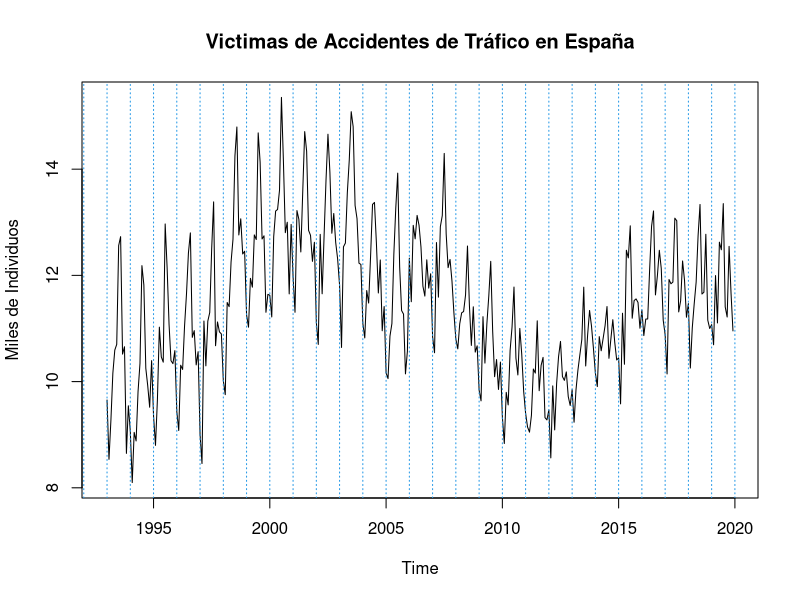
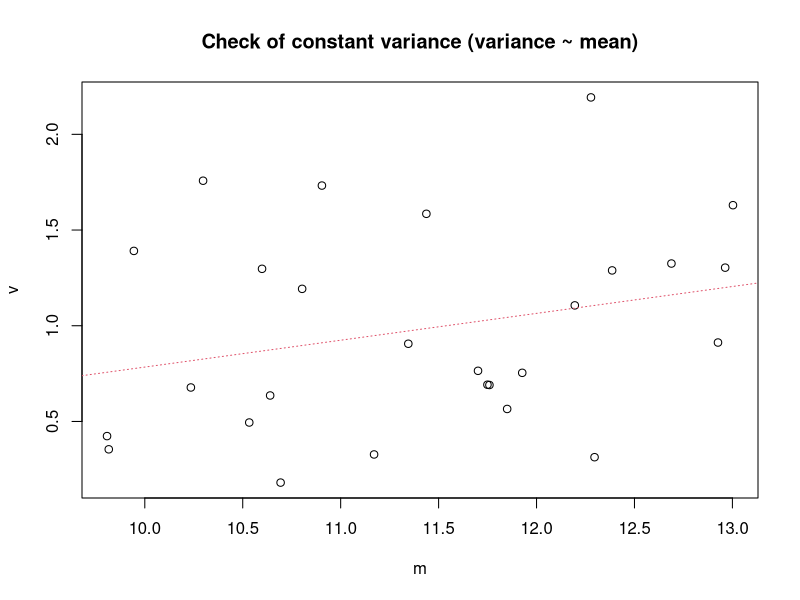
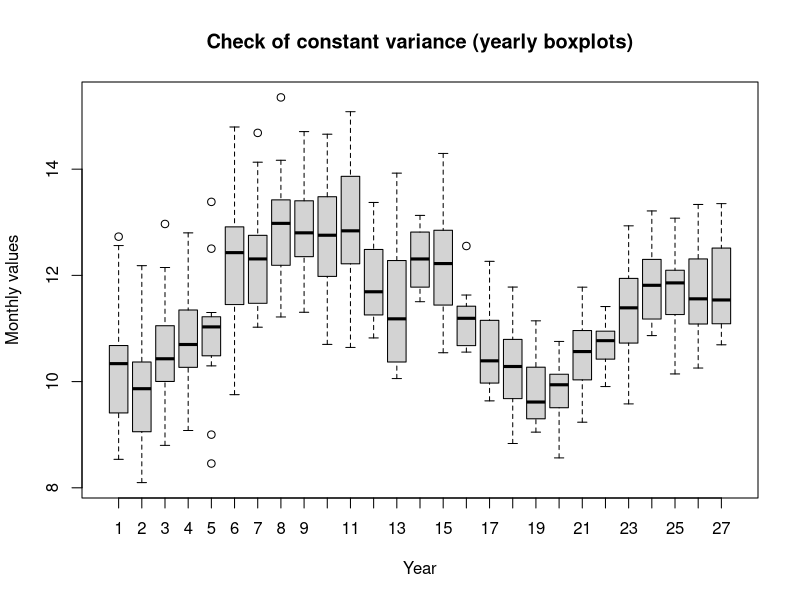
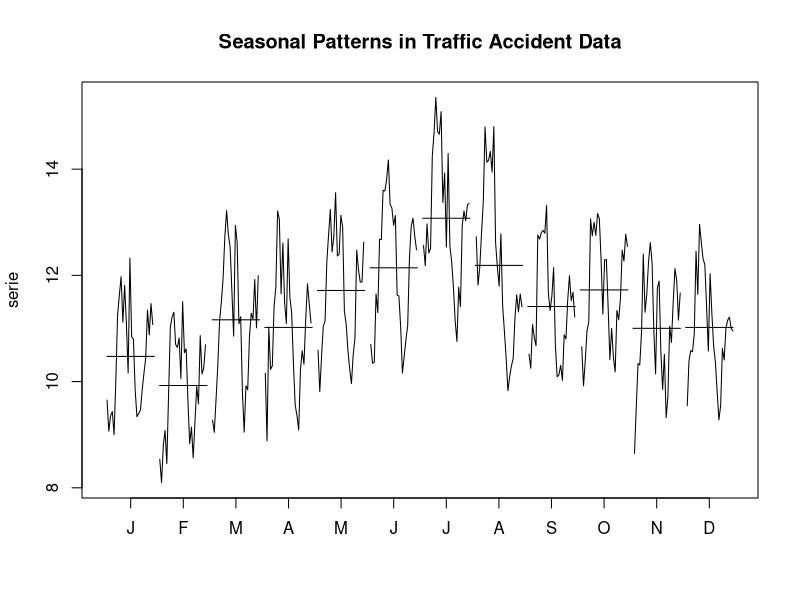
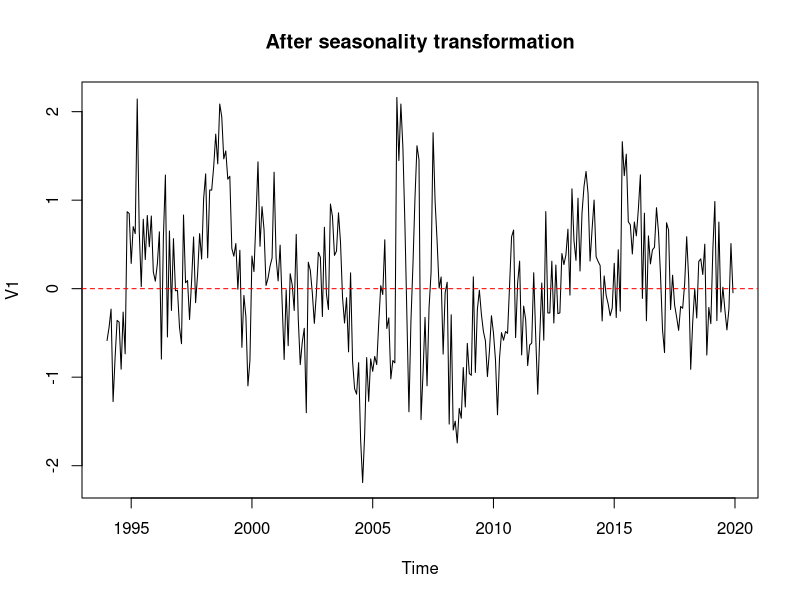
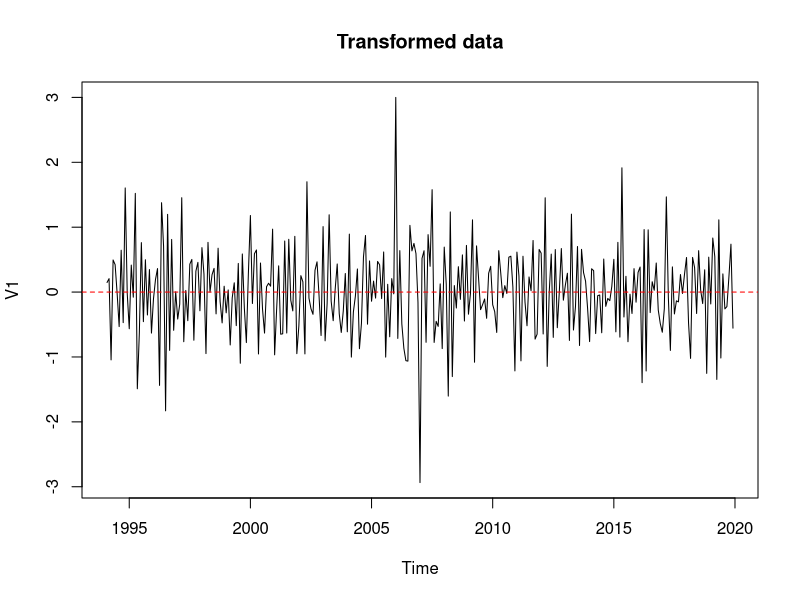
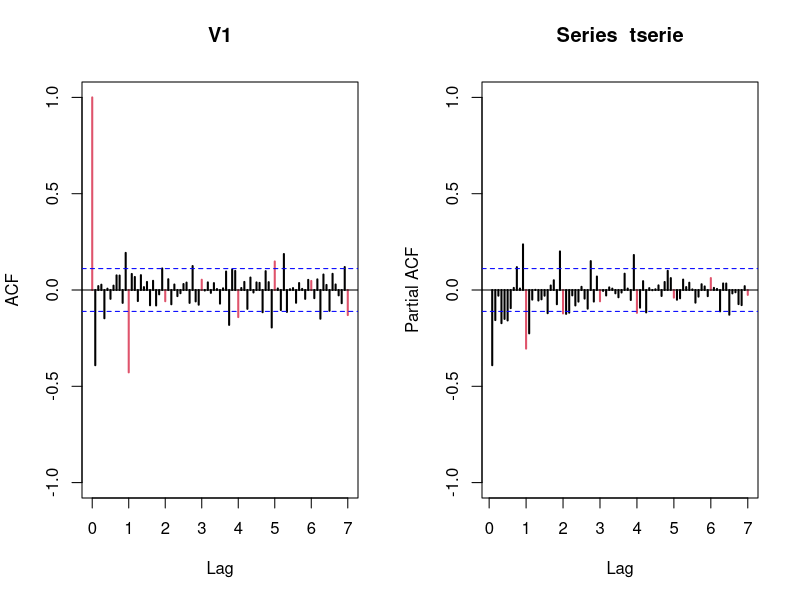
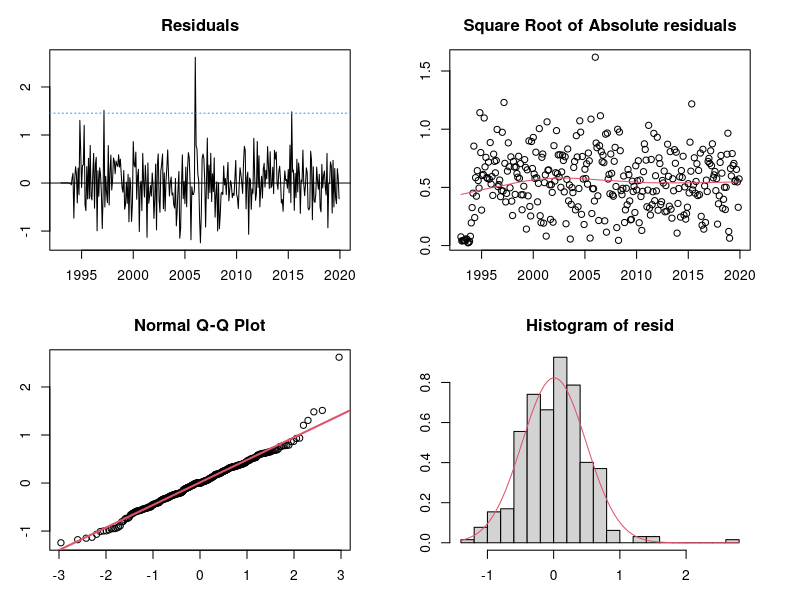

The R script that drew these images, in order:
## ---- chunk 1
#knitr::opts_chunk$set(echo = TRUE)
#setwd("~/uni_folder/ASM/asm_time_series/")
## ---- chunk 2
par(mfrow=c(1,1))
serie=ts(read.table("victimas.dat")/1000,start=1993,freq=12)
plot(serie, main="Victimas de Accidentes de Tráfico en España", ylab="Miles de Individuos")
abline(v=1992:2020,lty=3,col=4)
## ---- chunk 3
(m <- apply (matrix(serie[1:(27*12)], nr=12),2, mean)) # to check for constant variance
(v <- apply (matrix(serie[1:(27*12)], nr=12),2, var))
## ---- chunk 4
par(mfrow=c(1,1))
plot(v~m, main = "Check of constant variance (variance ~ mean)")
abline(lm(v~m),col=2,lty=3)

group <- c(rep(1:27, rep(12, 27)))
boxplot(serie ~ group,
        xlab = "Year",
        ylab = "Monthly values",
        main = "Check of constant variance (yearly boxplots)")
## ---- chunk 5
monthplot(serie, main = "Seasonal Patterns in Traffic Accident Data")
## ---- chunk 6
d12serie=diff(serie,12)
plot(d12serie, main = "After seasonality transformation")
abline(h=0, col='red', lty=2)
## ---- chunk 7
d1d12serie=diff(d12serie,1)
## ---- chunk 8
# Calculate variances for different transformations
var_original = var(serie)
var_seasonal_diff = var(d12serie)
var_regular_diff = var(d1d12serie)
var_two_regular_diff = var(diff(d1d12serie))

# Output the variances
cat("Variance of original data:", var_original, "\n")
cat("Variance after seasonal differencing:", var_seasonal_diff, "\n")
cat("Variance after one regular differencing:", var_regular_diff, "\n")
cat("Variance after two regular differencing:", var_two_regular_diff, "\n")

## ---- chunk 9
plot(d1d12serie, main = "Transformed data") 
abline(h=0, col='red', lty=2)
## ---- chunk 10
tserie <- d1d12serie #transformed serie is new name
## ---- chunk 11
par(mfrow=c(1,2))
acf(tserie,ylim=c(-1,1),col=c(2,rep(1,11)),lwd=2,lag.max=84)
pacf(tserie,ylim=c(-1,1),col=c(rep(1,11),2),lwd=2,lag.max=84)
## ---- chunk 12
#################Validation#################################
validation=function(model){
  s=frequency(get(model$series))
  resid=model$residuals
  par(mfrow=c(2,2),mar=c(3,3,3,3))
  #Residuals plot
  plot(resid,main="Residuals")
  abline(h=0)
  abline(h=c(-3*sd(resid),3*sd(resid)),lty=3,col=4)
  #Square Root of absolute values of residuals (Homocedasticity)
  scatter.smooth(sqrt(abs(resid)),main="Square Root of Absolute residuals",
                 lpars=list(col=2))
  
  #Normal plot of residuals
  qqnorm(resid)
  qqline(resid,col=2,lwd=2)
  
  ##Histogram of residuals with normal curve
  hist(resid,breaks=20,freq=FALSE)
  curve(dnorm(x,mean=mean(resid),sd=sd(resid)),col=2,add=T)
  
  
  #ACF & PACF of residuals
  par(mfrow=c(1,2))
  acf(resid,ylim=c(-1,1),lag.max=60,col=c(2,rep(1,s-1)),lwd=1)
  pacf(resid,ylim=c(-1,1),lag.max=60,col=c(rep(1,s-1),2),lwd=1)
  par(mfrow=c(1,1))
  
  #Ljung-Box p-values
  par(mar=c(2,2,1,1))
  tsdiag(model,gof.lag=7*s)
  cat("\n--------------------------------------------------------------------\n")
  print(model)
  
  #Stationary and Invertible
  cat("\nModul of AR Characteristic polynomial Roots: ", 
      Mod(polyroot(c(1,-model$model$phi))),"\n")
  cat("\nModul of MA Characteristic polynomial Roots: ",
      Mod(polyroot(c(1,model$model$theta))),"\n")
  
  suppressMessages(require(forecast,quietly=TRUE,warn.conflicts=FALSE))
  plot(model)
  
  #Model expressed as an MA infinity (psi-weights)
  psis=ARMAtoMA(ar=model$model$phi,ma=model$model$theta,lag.max=36)
  names(psis)=paste("psi",1:36)
  cat("\nPsi-weights (MA(inf))\n")
  cat("\n--------------------\n")
  print(psis[1:24])
  
  #Model expressed as an AR infinity (pi-weights)
  pis=-ARMAtoMA(ar=-model$model$theta,ma=-model$model$phi,lag.max=36)
  names(pis)=paste("pi",1:36)
  cat("\nPi-weights (AR(inf))\n")
  cat("\n--------------------\n")
  print(pis[1:24])
   
  cat("\nDescriptive Statistics for the Residuals\n")
  cat("\n----------------------------------------\n") 
  
  suppressMessages(require(fBasics,quietly=TRUE,warn.conflicts=FALSE))
  ##Anderson-Darling test
  print(basicStats(resid))
  
  ## Add here complementary tests (use with caution!)
  ##---------------------------------------------------------
  cat("\nNormality Tests\n")
  cat("\n--------------------\n")
 
  ##Shapiro-Wilks Normality test
  print(shapiro.test(resid))

  suppressMessages(require(nortest,quietly=TRUE,warn.conflicts=FALSE))
  ##Anderson-Darling test
  print(ad.test(resid))
  
  suppressMessages(require(tseries,quietly=TRUE,warn.conflicts=FALSE))
  ##Jarque-Bera test
  print(jarque.bera.test(resid))
  
  cat("\nHomoscedasticity Test\n")
  cat("\n--------------------\n")
  suppressMessages(require(lmtest,quietly=TRUE,warn.conflicts=FALSE))
  ##Breusch-Pagan test
  obs=get(model$series)
  print(bptest(resid~I(obs-resid)))
  
  cat("\nIndependence Tests\n")
  cat("\n--------------------\n")
  
  ##Durbin-Watson test
  print(dwtest(resid~I(1:length(resid))))
  
  ##Ljung-Box test
  cat("\nLjung-Box test\n")
  print(t(apply(matrix(c(1:4,(1:4)*s)),1,function(el) {
    te=Box.test(resid,type="Ljung-Box",lag=el)
    c(lag=(te$parameter),statistic=te$statistic[[1]],p.value=te$p.value)})))
  
}
################# Fi Validation #################################
## ---- chunk 13
# Initialize a data frame to store the results
results <- data.frame(p = integer(),
                      i = integer(),
                      q = integer(),
                      P = integer(),
                      D = integer(),
                      Q = integer(),
                      AIC = numeric(),
                      BIC = numeric())


# Loop over possible values of P, D, Q, and period
for (p in c(0,2,6)) {          # Experiment with seasonal AR orders (e.g., 0 to 2)
  for (P in c(0,1)) {        # Seasonal differencing (typically 0 or 1)
     for (Q in 0:1) {     # Experiment with seasonal MA orders (e.g., 0 to 2)
      

        # Fit the ARIMA model with the current seasonal parameters
        mod <- arima(serie, 
                     order = c(p, 1, 1), 
                     seasonal = list(order = c(P,1,Q), period = 12))

        # Store the AIC and BIC values
        results <- rbind(results, 
                            data.frame(p = p,
                                    i = 1,
                                    q = 1,
                                    P = P,
                                    D = 1,
                                    Q = Q, 
                                    AIC = AIC(mod), 
                                    BIC = BIC(mod)))
     }
  }
}

# Sort results by AIC (or BIC) for easier interpretation
dresults <- results[order(results$AIC), ]
# Display the results
print(dresults)
## ---- chunk 14
(mod1=arima(serie,order=c(6,1,1),seasonal=list(order=c(0,1,1),period=12)))
(mod2=arima(serie,order=c(2,1,1),seasonal=list(order=c(0,1,1),period=12)))
(mod3=arima(serie,order=c(0,1,1),seasonal=list(order=c(0,1,1),period=12)))
## ---- chunk 15
validation(mod1)
## ---- chunk 16
validation(mod2)
## ---- chunk 17
validation(mod3)
## ---- chunk 18
# Correct split for training and testing
ultim <- c(2018, 12)  # Train until the end of 2018
serie_train <- window(serie, end = ultim)  # Training data (1993 to 2018)
serie_test <- window(serie, start = ultim + c(0, 1))  # Test data (2019)

# Fit models to training data
(mod1B <- arima(serie_train, order = c(6, 1, 1), seasonal = list(order = c(0, 1, 1), period = 12)))
(mod2B <- arima(serie_train, order = c(2, 1, 1), seasonal = list(order = c(0, 1, 1), period = 12)))
(mod3B <- arima(serie_train, order = c(0, 1, 1), seasonal = list(order = c(0, 1, 1), period = 12)))

# Predict for the next 12 months (2019)
pred1 <- predict(mod1B, n.ahead = 12)
pred2 <- predict(mod2B, n.ahead = 12)
pred3 <- predict(mod3B, n.ahead = 12)

# Convert predictions and standard errors into time series
pr1 <- ts(pred1$pred, start = ultim + c(0, 1), freq = 12)
se1 <- ts(pred1$se, start = ultim + c(0, 1), freq = 12)
pr2 <- ts(pred2$pred, start = ultim + c(0, 1), freq = 12)
se2 <- ts(pred2$se, start = ultim + c(0, 1), freq = 12)
pr3 <- ts(pred3$pred, start = ultim + c(0, 1), freq = 12)
se3 <- ts(pred3$se, start = ultim + c(0, 1), freq = 12)

# Compute confidence intervals for predictions
tl1 <- pr1 - 1.96 * se1
tu1 <- pr1 + 1.96 * se1
tl2 <- pr2 - 1.96 * se2
tu2 <- pr2 + 1.96 * se2
tl3 <- pr3 - 1.96 * se3
tu3 <- pr3 + 1.96 * se3

# Evaluate Prediction Errors (2019 Observations)
obs <- window(serie, start = ultim + c(0, 1))  # Observed data for 2019
error1 <- obs - window(pr1, start = ultim + c(0, 1))
error2 <- obs - window(pr2, start = ultim + c(0, 1))
error3 <- obs - window(pr3, start = ultim + c(0, 1))

# Compute Metrics for Each Model
metrics <- data.frame(
  Model = c("ARIMA(6,1,1)(0,1,1)", "ARIMA(2,1,1)(0,1,1)", "ARIMA(0,1,1)(0,1,1)"),
  RMSE = c(sqrt(mean(error1^2, na.rm = TRUE)),
           sqrt(mean(error2^2, na.rm = TRUE)),
           sqrt(mean(error3^2, na.rm = TRUE))),
  MAE = c(mean(abs(error1), na.rm = TRUE),
          mean(abs(error2), na.rm = TRUE),
          mean(abs(error3), na.rm = TRUE)),
  RMSPE = c(sqrt(mean((error1 / obs)^2, na.rm = TRUE)),
            sqrt(mean((error2 / obs)^2, na.rm = TRUE)),
            sqrt(mean((error3 / obs)^2, na.rm = TRUE))),
  MAPE = c(mean(abs(error1 / obs), na.rm = TRUE),
           mean(abs(error2 / obs), na.rm = TRUE),
           mean(abs(error3 / obs), na.rm = TRUE))
)

# Display Metrics
metrics
## ---- chunk 19
# Visualize predictions for Model 1 with Actual Data
plot(serie, xlim = c(2017, 2020), ylim = range(c(tl1, tu1, serie)),
     type = "o", col = 1, lty = 1, ylab = "Values", xlab = "Time",
     main = paste("Model ARIMA(6,1,1)(0,1,1)12"), xaxt = "n")
lines(pr1, col = 2, lty = 1, type = "o")
lines(tl1, col = 4, lty = 2)
lines(tu1, col = 4, lty = 2)
axis(1, at = c(2017, 2018, 2019, 2020), labels = c("2017", "2018", "2019", "2020"))
abline(v = c(2017, 2018, 2019, 2020), lty = 3, col = 4)

# Visualize predictions for Model 2
plot(serie, xlim = c(2017, 2020), ylim = range(c(tl2, tu2, serie)),
     type = "o", col = 1, lty = 1, ylab = "Values", xlab = "Time",
     main = paste("Model ARIMA(2,1,1)(0,1,1)12"), xaxt = "n")
lines(pr2, col = 2, lty = 1, type = "o")
lines(tl2, col = 4, lty = 2)
lines(tu2, col = 4, lty = 2)
axis(1, at = c(2017, 2018, 2019, 2020), labels = c("2017", "2018", "2019", "2020"))
abline(v = c(2017, 2018, 2019, 2020), lty = 3, col = 4)

# Visualize predictions for Model 3
plot(serie, xlim = c(2017, 2020), ylim = range(c(tl3, tu3, serie)),
     type = "o", col = 1, lty = 1, ylab = "Values", xlab = "Time",
     main = paste("Model ARIMA(0,1,1)(0,1,1)12"), xaxt = "n")
lines(pr3, col = 2, lty = 1, type = "o")
lines(tl3, col = 4, lty = 2)
lines(tu3, col = 4, lty = 2)
axis(1, at = c(2017, 2018, 2019, 2020), labels = c("2017", "2018", "2019", "2020"))
abline(v = c(2017, 2018, 2019, 2020), lty = 3, col = 4)

# Display Metrics
print(metrics, row.names = FALSE)
## ---- chunk 20
ultim <- c(2019, 12)
serie_train <- window(serie, end = ultim)
mod1B <- arima(serie_train, order = c(6, 1, 1), seasonal = list(order = c(0, 1, 1), period = 12))
pred1 <- predict(mod1B, n.ahead = 12)
pr1 <- ts(pred1$pred, start = ultim + c(0, 1), freq = 12)
se1 <- ts(pred1$se, start = ultim + c(0, 1), freq = 12)
tl1 <- pr1 - 1.96 * se1
tu1 <- pr1 + 1.96 * se1
ts.plot(serie, tl1, tu1, pr1, lty = c(1, 2, 2, 1), col = c(1, 4, 4, 2),
        xlim = c(2017, 2021), type = "o",
        main = paste("Model ARIMA(6,1,1)(0,1,1)12: Forecast for 2020-2021"))
abline(v = (2017:2021), lty = 3, col = 4)
forecast_results <- data.frame(
  Month = c("Jan", "Feb", "Mar", "Apr", "May", "Jun", "Jul", "Aug", "Sep", "Oct", "Nov", "Dec"),
  Predicted = pr1,
  Lower_CI = tl1,
  Upper_CI = tu1
)
## ---- chunk 21
print(forecast_results, row.names = FALSE)
